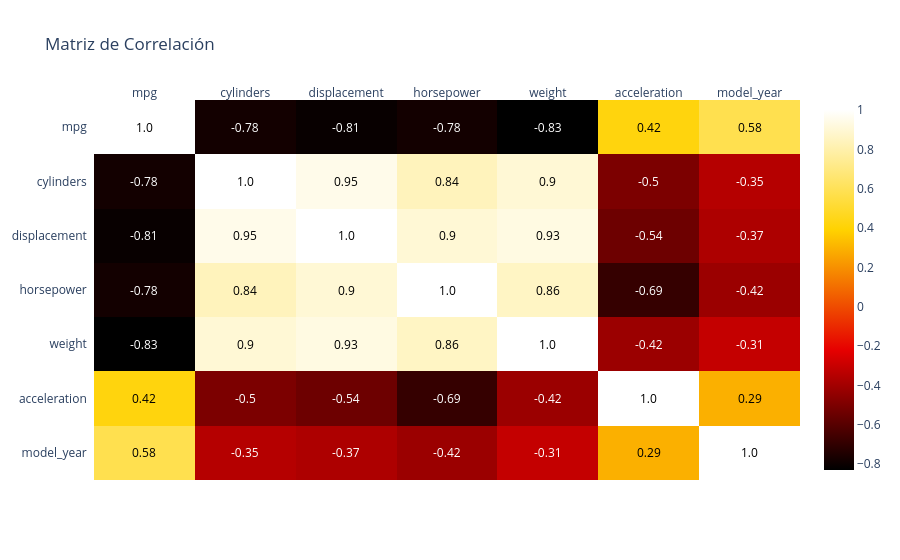

Notebook source saved alongside this figure:
### Markdown cell above
### Matriz de Correlación

### Code cell
# Crear matriz de correlación con plotly
import plotly.express as px

corr_matrix = df[numerical_vars].corr().round(2)

# Crear gráfico
fig = px.imshow(
    corr_matrix,
    text_auto=True,
    color_continuous_scale='hot',
    title='Matriz de Correlación'
)

fig.show()

### Figure 1 — Plotly figure (JSON) as saved in the notebook; plotly's stock layout.template omitted (floating-point values rounded to 4 significant figures)
{"data": [{"colorscale": [[0, "rgb(0,0,0)"], [0.3333, "rgb(230,0,0)"], [0.6667, "rgb(255,210,0)"], [1, "rgb(255,255,255)"]], "reversescale": false, "showscale": true, "type": "heatmap", "x": ["mpg", "cylinders", "displacement", "horsepower", "weight", "acceleration", "model_year"], "y": ["mpg", "cylinders", "displacement", "horsepower", "weight", "acceleration", "model_year"], "z": [[1.0, -0.78, -0.81, -0.78, -0.83, 0.42, 0.58], [-0.78, 1.0, 0.95, 0.84, 0.9, -0.5, -0.35], [-0.81, 0.95, 1.0, 0.9, 0.93, -0.54, -0.37], [-0.78, 0.84, 0.9, 1.0, 0.86, -0.69, -0.42], [-0.83, 0.9, 0.93, 0.86, 1.0, -0.42, -0.31], [0.42, -0.5, -0.54, -0.69, -0.42, 1.0, 0.29], [0.58, -0.35, -0.37, -0.42, -0.31, 0.29, 1.0]]}], "layout": {"annotations": [{"font": {"color": "#000000"}, "showarrow": false, "text": "1.0", "x": "mpg", "xref": "x", "y": "mpg", "yref": "y"}, {"font": {"color": "#FFFFFF"}, "showarrow": false, "text": "-0.78", "x": "cylinders", "xref": "x", "y": "mpg", "yref": "y"}, {"font": {"color": "#FFFFFF"}, "showarrow": false, "text": "-0.81", "x": "displacement", "xref": "x", "y": "mpg", "yref": "y"}, {"font": {"color": "#FFFFFF"}, "showarrow": false, "text": "-0.78", "x": "horsepower", "xref": "x", "y": "mpg", "yref": "y"}, {"font": {"color": "#FFFFFF"}, "showarrow": false, "text": "-0.83", "x": "weight", "xref": "x", "y": "mpg", "yref": "y"}, {"font": {"color": "#000000"}, "showarrow": false, "text": "0.42", "x": "acceleration", "xref": "x", "y": "mpg", "yref": "y"}, {"font": {"color": "#000000"}, "showarrow": false, "text": "0.58", "x": "model_year", "xref": "x", "y": "mpg", "yref": "y"}, {"font": {"color": "#FFFFFF"}, "showarrow": false, "text": "-0.78", "x": "mpg", "xref": "x", "y": "cylinders", "yref": "y"}, {"font": {"color": "#000000"}, "showarrow": false, "text": "1.0", "x": "cylinders", "xref": "x", "y": "cylinders", "yref": "y"}, {"font": {"color": "#000000"}, "showarrow": false, "text": "0.95", "x": "displacement", "xref": "x", "y": "cylinders", "yref": "y"}, {"font": {"color": "#000000"}, "showarrow": false, "text": "0.84", "x": "horsepower", "xref": "x", "y": "cylinders", "yref": "y"}, {"font": {"color": "#000000"}, "showarrow": false, "text": "0.9", "x": "weight", "xref": "x", "y": "cylinders", "yref": "y"}, {"font": {"color": "#FFFFFF"}, "showarrow": false, "text": "-0.5", "x": "acceleration", "xref": "x", "y": "cylinders", "yref": "y"}, {"font": {"color": "#FFFFFF"}, "showarrow": false, "text": "-0.35", "x": "model_year", "xref": "x", "y": "cylinders", "yref": "y"}, {"font": {"color": "#FFFFFF"}, "showarrow": false, "text": "-0.81", "x": "mpg", "xref": "x", "y": "displacement", "yref": "y"}, {"font": {"color": "#000000"}, "showarrow": false, "text": "0.95", "x": "cylinders", "xref": "x", "y": "displacement", "yref": "y"}, {"font": {"color": "#000000"}, "showarrow": false, "text": "1.0", "x": "displacement", "xref": "x", "y": "displacement", "yref": "y"}, {"font": {"color": "#000000"}, "showarrow": false, "text": "0.9", "x": "horsepower", "xref": "x", "y": "displacement", "yref": "y"}, {"font": {"color": "#000000"}, "showarrow": false, "text": "0.93", "x": "weight", "xref": "x", "y": "displacement", "yref": "y"}, {"font": {"color": "#FFFFFF"}, "showarrow": false, "text": "-0.54", "x": "acceleration", "xref": "x", "y": "displacement", "yref": "y"}, {"font": {"color": "#FFFFFF"}, "showarrow": false, "text": "-0.37", "x": "model_year", "xref": "x", "y": "displacement", "yref": "y"}, {"font": {"color": "#FFFFFF"}, "showarrow": false, "text": "-0.78", "x": "mpg", "xref": "x", "y": "horsepower", "yref": "y"}, {"font": {"color": "#000000"}, "showarrow": false, "text": "0.84", "x": "cylinders", "xref": "x", "y": "horsepower", "yref": "y"}, {"font": {"color": "#000000"}, "showarrow": false, "text": "0.9", "x": "displacement", "xref": "x", "y": "horsepower", "yref": "y"}, {"font": {"color": "#000000"}, "showarrow": false, "text": "1.0", "x": "horsepower", "xref": "x", "y": "horsepower", "yref": "y"}, {"font": {"color": "#000000"}, "showarrow": false, "text": "0.86", "x": "weight", "xref": "x", "y": "horsepower", "yref": "y"}, {"font": {"color": "#FFFFFF"}, "showarrow": false, "text": "-0.69", "x": "acceleration", "xref": "x", "y": "horsepower", "yref": "y"}, {"font": {"color": "#FFFFFF"}, "showarrow": false, "text": "-0.42", "x": "model_year", "xref": "x", "y": "horsepower", "yref": "y"}, {"font": {"color": "#FFFFFF"}, "showarrow": false, "text": "-0.83", "x": "mpg", "xref": "x", "y": "weight", "yref": "y"}, {"font": {"color": "#000000"}, "showarrow": false, "text": "0.9", "x": "cylinders", "xref": "x", "y": "weight", "yref": "y"}, {"font": {"color": "#000000"}, "showarrow": false, "text": "0.93", "x": "displacement", "xref": "x", "y": "weight", "yref": "y"}, {"font": {"color": "#000000"}, "showarrow": false, "text": "0.86", "x": "horsepower", "xref": "x", "y": "weight", "yref": "y"}, {"font": {"color": "#000000"}, "showarrow": false, "text": "1.0", "x": "weight", "xref": "x", "y": "weight", "yref": "y"}, {"font": {"color": "#FFFFFF"}, "showarrow": false, "text": "-0.42", "x": "acceleration", "xref": "x", "y": "weight", "yref": "y"}, {"font": {"color": "#FFFFFF"}, "showarrow": false, "text": "-0.31", "x": "model_year", "xref": "x", "y": "weight", "yref": "y"}, {"font": {"color": "#000000"}, "showarrow": false, "text": "0.42", "x": "mpg", "xref": "x", "y": "acceleration", "yref": "y"}, {"font": {"color": "#FFFFFF"}, "showarrow": false, "text": "-0.5", "x": "cylinders", "xref": "x", "y": "acceleration", "yref": "y"}, {"font": {"color": "#FFFFFF"}, "showarrow": false, "text": "-0.54", "x": "displacement", "xref": "x", "y": "acceleration", "yref": "y"}, {"font": {"color": "#FFFFFF"}, "showarrow": false, "text": "-0.69", "x": "horsepower", "xref": "x", "y": "acceleration", "yref": "y"}, {"font": {"color": "#FFFFFF"}, "showarrow": false, "text": "-0.42", "x": "weight", "xref": "x", "y": "acceleration", "yref": "y"}, {"font": {"color": "#000000"}, "showarrow": false, "text": "1.0", "x": "acceleration", "xref": "x", "y": "acceleration", "yref": "y"}, {"font": {"color": "#000000"}, "showarrow": false, "text": "0.29", "x": "model_year", "xref": "x", "y": "acceleration", "yref": "y"}, {"font": {"color": "#000000"}, "showarrow": false, "text": "0.58", "x": "mpg", "xref": "x", "y": "model_year", "yref": "y"}, {"font": {"color": "#FFFFFF"}, "showarrow": false, "text": "-0.35", "x": "cylinders", "xref": "x", "y": "model_year", "yref": "y"}, {"font": {"color": "#FFFFFF"}, "showarrow": false, "text": "-0.37", "x": "displacement", "xref": "x", "y": "model_year", "yref": "y"}, {"font": {"color": "#FFFFFF"}, "showarrow": false, "text": "-0.42", "x": "horsepower", "xref": "x", "y": "model_year", "yref": "y"}, {"font": {"color": "#FFFFFF"}, "showarrow": false, "text": "-0.31", "x": "weight", "xref": "x", "y": "model_year", "yref": "y"}, {"font": {"color": "#000000"}, "showarrow": false, "text": "0.29", "x": "acceleration", "xref": "x", "y": "model_year", "yref": "y"}, {"font": {"color": "#000000"}, "showarrow": false, "text": "1.0", "x": "model_year", "xref": "x", "y": "model_year", "yref": "y"}], "title": {"text": "Matriz de Correlación"}, "xaxis": {"dtick": 1, "gridcolor": "rgb(0, 0, 0)", "side": "top", "ticks": ""}, "yaxis": {"autorange": "reversed", "dtick": 1, "ticks": "", "ticksuffix": "  "}}}
